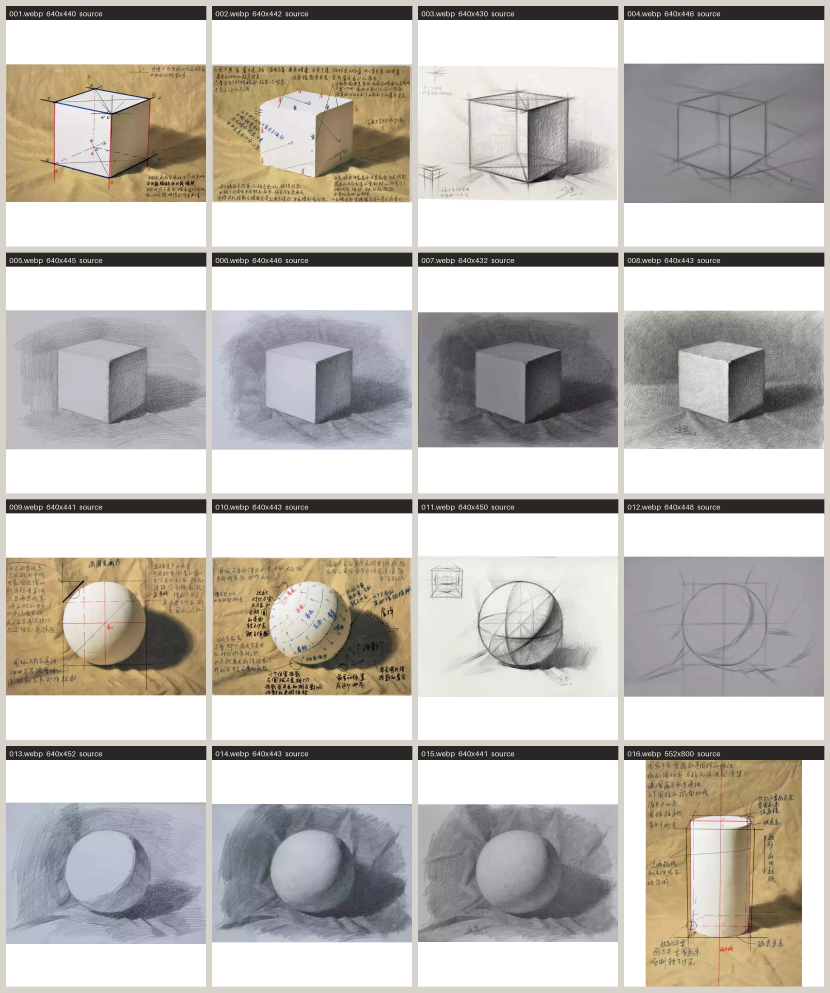
#> input picture studies/geometric-solids-manuscript-20260808/contact-sheets/source-01-001-016.jpg, 2490 x 2978 px (shown at 1/3 size)
$ python catalog-reference-images.py ../../../studies/geometric-solids-manuscript-20260808/contact-sheets out
#> lines starting #> are read from the running program, lines starting #| are printed output that depends on the picture
#!/usr/bin/env python3
"""Catalog ordered sketch-reference images and build visual QA contact sheets."""

from __future__ import annotations

import argparse
import hashlib
import json
import re
from pathlib import Path

try:
    from PIL import Image, ImageDraw, ImageFilter, ImageFont, ImageOps, ImageStat
except ImportError as exc:  # pragma: no cover - depends on the host runtime
    raise SystemExit("Pillow is required: python3 -m pip install Pillow") from exc


SUPPORTED = {".avif", ".bmp", ".gif", ".jpeg", ".jpg", ".png", ".tif", ".tiff", ".webp"}


def natural_key(path: Path) -> tuple[object, ...]:
    return tuple(int(part) if part.isdigit() else part.casefold() for part in re.split(r"(\d+)", path.name))


def sha256(path: Path) -> str:
    digest = hashlib.sha256()
    with path.open("rb") as stream:
        for block in iter(lambda: stream.read(1024 * 1024), b""):
            digest.update(block)
    return digest.hexdigest()


def image_metrics(path: Path) -> tuple[dict[str, object], Image.Image]:
    with Image.open(path) as source:
#> source is the input picture: PIL image 2490x2978 RGB; mean R, G, B 191.2, 187.1, 181.7
        rgb = ImageOps.exif_transpose(source).convert("RGB")
        source_format = source.format or path.suffix.lstrip(".").upper()

    gray = ImageOps.grayscale(rgb)
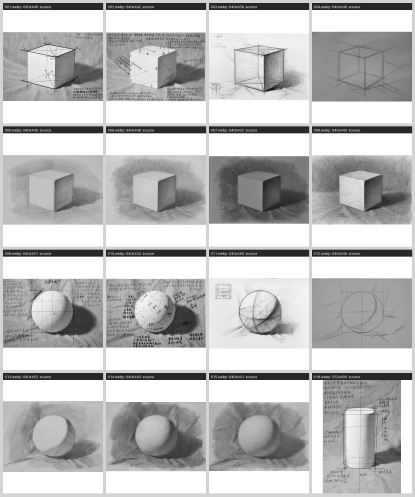
#> gray: PIL image 2490x2978 L (shown at 1/6 size); min 0, max 255, mean 187.7
    stat = ImageStat.Stat(gray)
    histogram = gray.histogram()
#> histogram = 256 values, max 2413709 at index 255, min 12 at index 0, mean 28965.7
    total = max(1, sum(histogram))
#> total = 7415220
    dark_ratio = sum(histogram[:96]) / total
#> dark_ratio = 0.102
    light_ratio = sum(histogram[224:]) / total
#> light_ratio = 0.394

    edge = gray.filter(ImageFilter.FIND_EDGES)
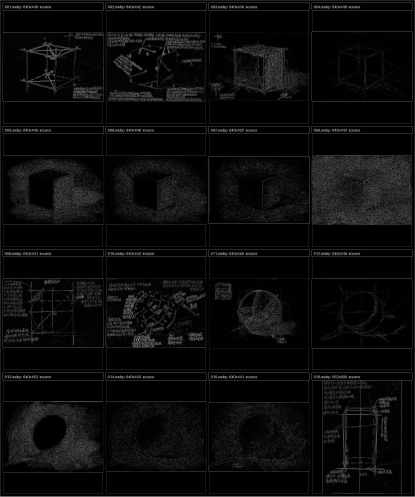
#> edge: PIL image 2490x2978 L (shown at 1/6 size); min 0, max 255, mean 11
    edge_histogram = edge.histogram()
#> edge_histogram = 256 values, max 5456146 at index 0, min 312 at index 251, mean 28965.7
    edge_ratio = sum(edge_histogram[36:]) / max(1, sum(edge_histogram))
#> edge_ratio = 0.0841

    metrics: dict[str, object] = {
        "filename": path.name,
        "width": rgb.width,
        "height": rgb.height,
        "aspectRatio": round(rgb.width / rgb.height, 6),
        "format": source_format,
        "bytes": path.stat().st_size,
        "sha256": sha256(path),
        "luminanceMean": round(stat.mean[0] / 255, 6),
        "luminanceStdDev": round(stat.stddev[0] / 255, 6),
        "darkPixelRatio": round(dark_ratio, 6),
        "lightPixelRatio": round(light_ratio, 6),
        "edgePixelRatio": round(edge_ratio, 6),
    }
    return metrics, rgb


def contain(image: Image.Image, width: int, height: int) -> Image.Image:
    copy = image.copy()
    copy.thumbnail((width, height), Image.Resampling.LANCZOS)
    return copy


def diagnostic_variant(image: Image.Image, variant: str) -> Image.Image:
    if variant == "source":
        return image
    gray = ImageOps.grayscale(image)
    if variant == "blur":
        radius = max(2.0, min(image.size) / 80)
        return gray.filter(ImageFilter.GaussianBlur(radius=radius)).convert("RGB")
    if variant == "edges":
        edges = gray.filter(ImageFilter.FIND_EDGES)
        return ImageOps.autocontrast(edges).convert("RGB")
    raise ValueError(f"Unknown variant: {variant}")


def build_sheet(
    items: list[tuple[dict[str, object], Image.Image]],
    output: Path,
    variant: str,
    columns: int,
    rows: int,
    cell_width: int,
    cell_height: int,
) -> None:
    label_height = 42
    gutter = 18
    sheet_width = gutter + columns * (cell_width + gutter)
    sheet_height = gutter + rows * (cell_height + label_height + gutter)
    sheet = Image.new("RGB", (sheet_width, sheet_height), "#d8d3ca")
    draw = ImageDraw.Draw(sheet)
    font = ImageFont.load_default(size=22)

    for index, (metrics, source) in enumerate(items):
        column = index % columns
        row = index // columns
        x = gutter + column * (cell_width + gutter)
        y = gutter + row * (cell_height + label_height + gutter)
        draw.rectangle((x, y, x + cell_width, y + label_height), fill="#282725")
        label = f"{metrics['filename']}  {metrics['width']}x{metrics['height']}  {variant}"
        draw.text((x + 10, y + 9), label, fill="#f7f3ea", font=font)
        panel = Image.new("RGB", (cell_width, cell_height), "white")
        rendered = contain(diagnostic_variant(source, variant), cell_width, cell_height)
        px = (cell_width - rendered.width) // 2
        py = (cell_height - rendered.height) // 2
        panel.paste(rendered, (px, py))
        sheet.paste(panel, (x, y + label_height))

    sheet.save(output, quality=92, optimize=True)


def contiguous_numeric_ids(paths: list[Path]) -> dict[str, object]:
    numeric = [int(path.stem) for path in paths if path.stem.isdigit()]
    if len(numeric) != len(paths) or not numeric:
        return {"numeric": False, "contiguous": False, "missing": []}
    expected = set(range(min(numeric), max(numeric) + 1))
    missing = sorted(expected - set(numeric))
    return {
        "numeric": True,
        "first": min(numeric),
        "last": max(numeric),
        "contiguous": not missing and len(numeric) == len(set(numeric)),
        "missing": missing,
    }


def main() -> None:
    parser = argparse.ArgumentParser()
    parser.add_argument("input_dir", type=Path)
    parser.add_argument("output_dir", type=Path)
    parser.add_argument("--columns", type=int, default=4)
    parser.add_argument("--rows", type=int, default=4)
    parser.add_argument("--cell-width", type=int, default=600)
    parser.add_argument("--cell-height", type=int, default=680)
    parser.add_argument(
        "--source-label",
        help="Stable provenance label written to catalog.json instead of the input directory path",
    )
    args = parser.parse_args()

    paths = sorted(
        (path for path in args.input_dir.iterdir() if path.is_file() and path.suffix.casefold() in SUPPORTED),
        key=natural_key,
    )
    if not paths:
        raise SystemExit(f"No supported images found in {args.input_dir}")
    if args.columns < 1 or args.rows < 1:
        raise SystemExit("--columns and --rows must be positive")

    args.output_dir.mkdir(parents=True, exist_ok=True)
    items: list[tuple[dict[str, object], Image.Image]] = []
    for sequence, path in enumerate(paths, start=1):
        metrics, image = image_metrics(path)
#> metrics = 12 items
        metrics["sequence"] = sequence
        items.append((metrics, image))
#> pass 2 of the loop in main, `for sequence, path in enumerate(paths, start=1):`:
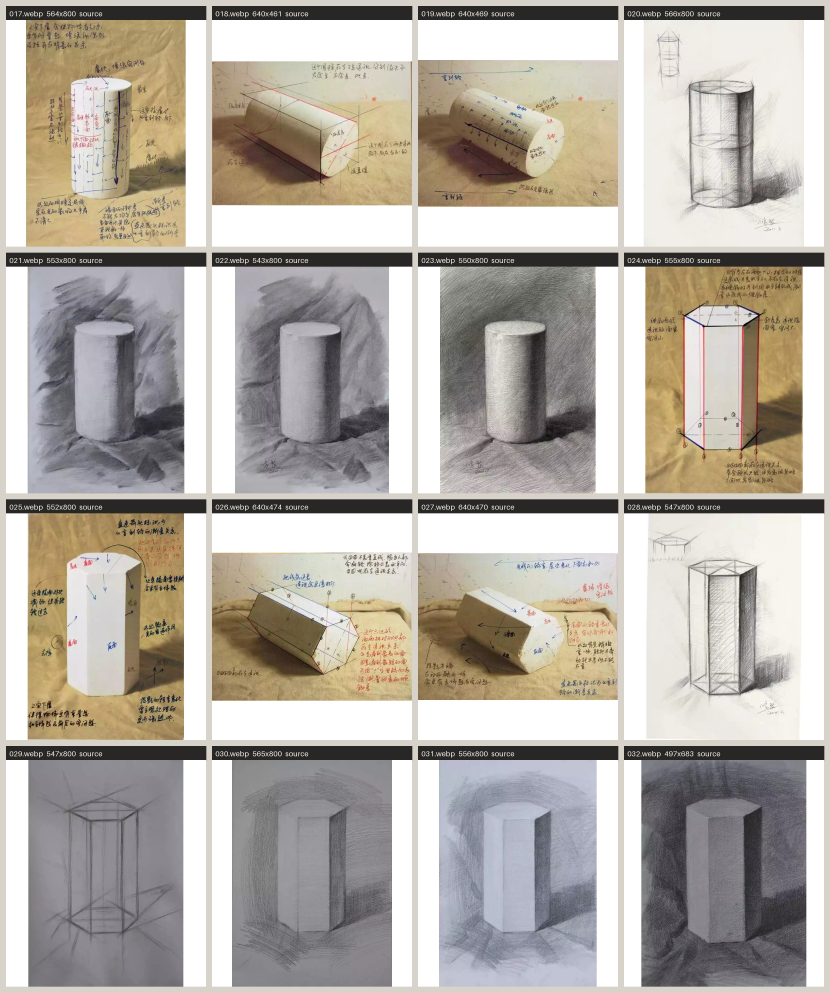
#> input picture studies/geometric-solids-manuscript-20260808/contact-sheets/source-02-017-032.jpg, 2490 x 2978 px (shown at 1/3 size)
#> in image_metrics, source is the input picture: PIL image 2490x2978 RGB; mean R, G, B 180.6, 174.7, 166.6
#> in image_metrics (call 2), `gray = ImageOps.grayscale(rgb)`:
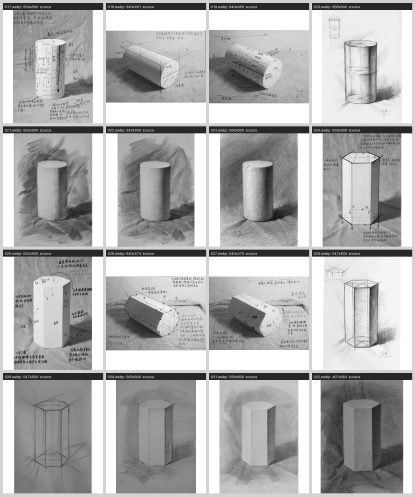
#> gray: PIL image 2490x2978 L (shown at 1/6 size); min 0, max 255, mean 175.5
#> histogram = 256 values, max 1535979 at index 255, min 4 at index 0, mean 28965.7
#> dark_ratio = 0.129
#> light_ratio = 0.299
#> in image_metrics (call 2), `edge = gray.filter(ImageFilter.FIND_EDGES)`:
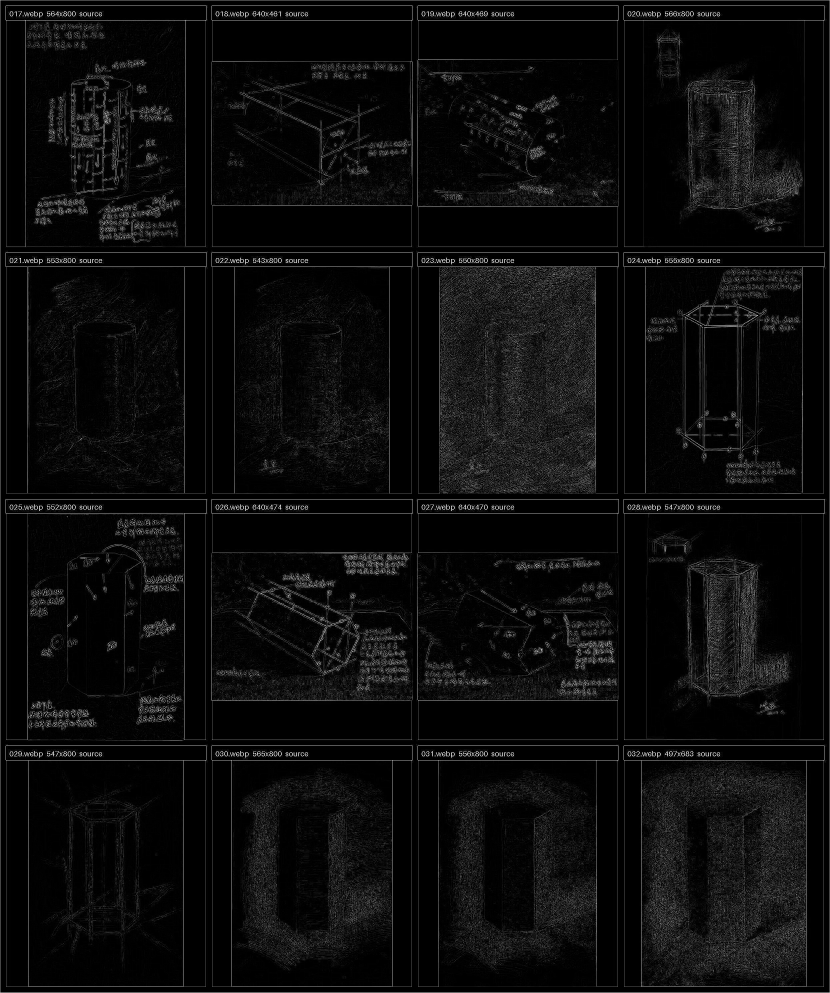
#> edge: PIL image 2490x2978 L (shown at 1/3 size); min 0, max 255, mean 11.6
#> edge_histogram = 256 values, max 5034540 at index 0, min 241 at index 253, mean 28965.7
#> edge_ratio = 0.0897

    per_sheet = args.columns * args.rows
    sheets: list[dict[str, object]] = []
    for offset in range(0, len(items), per_sheet):
        group = items[offset : offset + per_sheet]
        first = Path(str(group[0][0]["filename"])).stem
        last = Path(str(group[-1][0]["filename"])).stem
        sheet_index = offset // per_sheet + 1
        for variant in ("source", "blur", "edges"):
            filename = f"{variant}-{sheet_index:02d}-{first}-{last}.jpg"
            build_sheet(
                group,
                args.output_dir / filename,
                variant,
                args.columns,
                args.rows,
                args.cell_width,
                args.cell_height,
            )
            sheets.append({"variant": variant, "first": first, "last": last, "filename": filename})
#> this loop made 1 pass
#> (first, last, sheet_index) on pass 1: ('source-01-001-016', 'source-02-017-032', 1)
#> pass 1, in build_sheet, `sheet.save(output, quality=92, optimize=True)`:
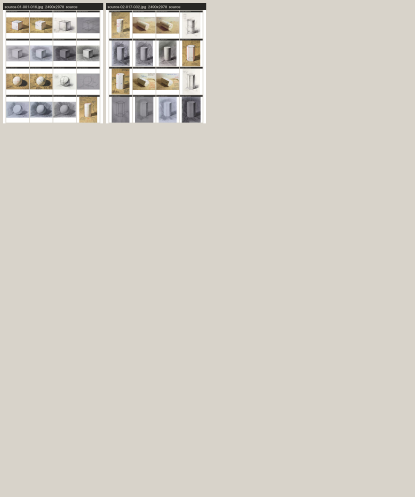
#> saved as source-01-source-01-001-016-source-02-017-032.jpg: PIL image 2490x2978 RGB (shown at 1/6 size); mean R, G, B 212, 207, 198.4
#> pass 1, in contain (call 3), `copy = image.copy()`:
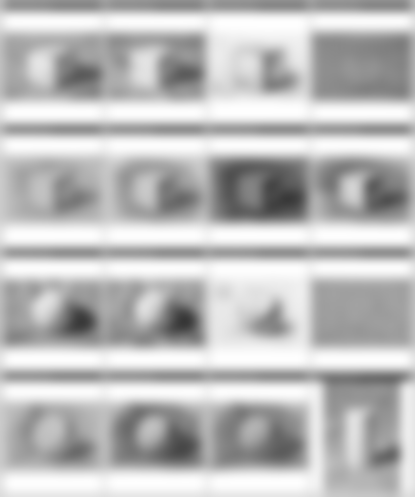
#> copy: PIL image 2490x2978 RGB (shown at 1/6 size); min 54, max 254, mean 187.9
#> pass 1, in contain (call 4), `copy = image.copy()`:
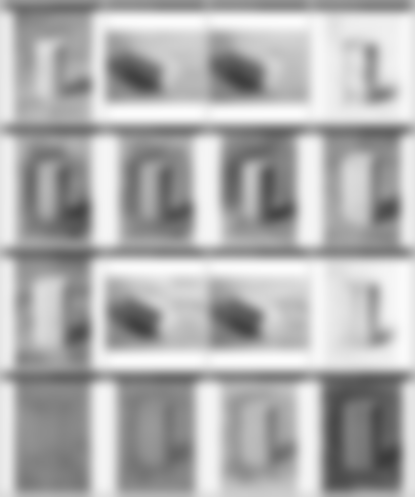
#> copy: PIL image 2490x2978 RGB (shown at 1/6 size); min 60, max 252, mean 175.7
#> after the loop, sheets = 3 items

    catalog = {
        "schemaVersion": 1,
        "source": args.source_label or str(args.input_dir.resolve()),
        "imageCount": len(items),
        "sequenceAudit": contiguous_numeric_ids(paths),
        "contactSheets": sheets,
        "images": [metrics for metrics, _ in items],
    }
    (args.output_dir / "catalog.json").write_text(
        json.dumps(catalog, ensure_ascii=False, indent=2) + "\n",
        encoding="utf-8",
    )
    print(json.dumps({"images": len(items), "sheets": len(sheets), "audit": catalog["sequenceAudit"]}))
#| {"images": 2, "sheets": 3, "audit": {"numeric": false, "contiguous": false, "missing": []}}


if __name__ == "__main__":
    main()
